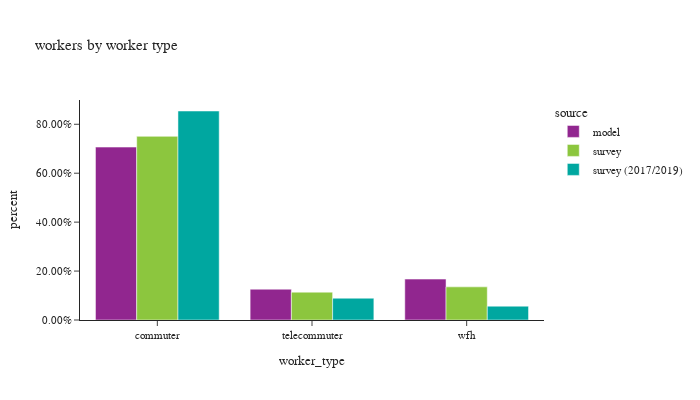

The cell this chart's notebook holds for it:
### Markdown cell above
## worker counts

### Code cell
# worker counts by worker type
df_worker_count = workers.groupby(['source','worker_type'])['pdexpfac']. \
    sum().reset_index()
df_worker_count['percent'] = df_worker_count.groupby(['source'], group_keys=False)['pdexpfac']. \
    apply(lambda x: x / float(x.sum()))

df_worker_count_ct = workers.groupby(['source','worker_type'])['pdexpfac'].count().reset_index(). \
    rename(columns={'pdexpfac':'sample count'})
df_worker_count = df_worker_count.merge(df_worker_count_ct, on=['source','worker_type']). \
    rename(columns={'pdexpfac':'total count'})
# df_worker_count_ct

fig = px.bar(df_worker_count.sort_values(by=['source']), x="worker_type", y="percent",
             color="source", barmode="group",hover_data=['sample count','total count'],
             title="workers by worker type")
fig.update_layout(height=400, width=700, font=dict(size=11),
                  yaxis_tickformat = '.2%')
fig.show()

### Figure 1 — Plotly figure (JSON) as saved in the notebook; plotly's stock layout.template omitted (floating-point values rounded to 4 significant figures)
{"data": [{"alignmentgroup": "True", "customdata": [[1612358, 1612358], [287178, 287178], [381596, 381596]], "hovertemplate": "source=model<br>worker_type=%{x}<br>percent=%{y}<br>sample count=%{customdata[0]}<br>total count=%{customdata[1]}<extra></extra>", "legendgroup": "model", "marker": {"color": "#91268F", "pattern": {"shape": ""}}, "name": "model", "offsetgroup": "model", "orientation": "v", "showlegend": true, "textposition": "auto", "type": "bar", "x": ["commuter", "telecommuter", "wfh"], "xaxis": "x", "y": [0.7068, 0.1259, 0.1673], "yaxis": "y"}, {"alignmentgroup": "True", "customdata": [[1946, 1396000.0], [715, 211700.0], [750, 251800.0]], "hovertemplate": "source=survey<br>worker_type=%{x}<br>percent=%{y}<br>sample count=%{customdata[0]}<br>total count=%{customdata[1]}<extra></extra>", "legendgroup": "survey", "marker": {"color": "#8CC63E", "pattern": {"shape": ""}}, "name": "survey", "offsetgroup": "survey", "orientation": "v", "showlegend": true, "textposition": "auto", "type": "bar", "x": ["commuter", "telecommuter", "wfh"], "xaxis": "x", "y": [0.7508, 0.1138, 0.1354], "yaxis": "y"}, {"alignmentgroup": "True", "customdata": [[5975, 1391000.0], [483, 145100.0], [568, 92140.0]], "hovertemplate": "source=survey (2017/2019)<br>worker_type=%{x}<br>percent=%{y}<br>sample count=%{customdata[0]}<br>total count=%{customdata[1]}<extra></extra>", "legendgroup": "survey (2017/2019)", "marker": {"color": "#00A7A0", "pattern": {"shape": ""}}, "name": "survey (2017/2019)", "offsetgroup": "survey (2017/2019)", "orientation": "v", "showlegend": true, "textposition": "auto", "type": "bar", "x": ["commuter", "telecommuter", "wfh"], "xaxis": "x", "y": [0.8543, 0.08912, 0.05658], "yaxis": "y"}], "layout": {"barmode": "group", "font": {"size": 11}, "height": 400, "legend": {"title": {"text": "source"}, "tracegroupgap": 0}, "title": {"text": "workers by worker type"}, "width": 700, "xaxis": {"anchor": "y", "domain": [0, 1], "title": {"text": "worker_type"}}, "yaxis": {"anchor": "x", "domain": [0, 1], "tickformat": ".2%", "title": {"text": "percent"}}}}
